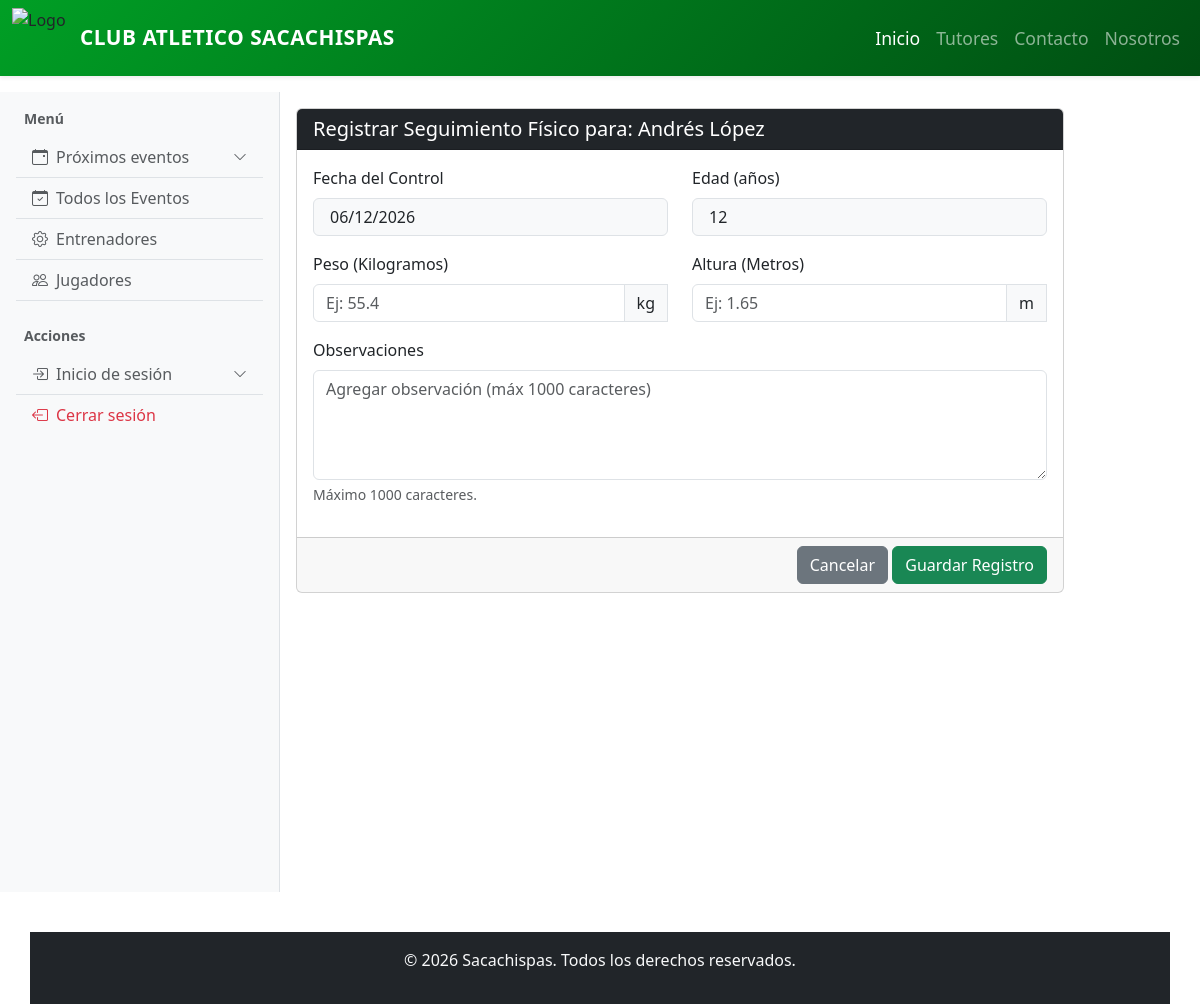
Page /backend/seguimiento/nuevo.php?id_jugador=1 on the committed database.
### tables this page shows
CREATE TABLE Jugadores (
    id_jugador          INT UNSIGNED   NOT NULL AUTO_INCREMENT,
    apellido            VARCHAR(100)   NOT NULL,
    nombre              VARCHAR(100)   NOT NULL,
    CI                  VARCHAR(20)    NOT NULL UNIQUE,
    fecha_nac           DATE           NOT NULL,
    nro_contacto        VARCHAR(20)    NOT NULL,
    genero              INT UNSIGNED   NOT NULL,
    activo              TINYINT(1)     NOT NULL DEFAULT 1,
    direccion           VARCHAR(200)   NOT NULL,
    lugar_nac           VARCHAR(100)   NOT NULL,
    foto                LONGBLOB       NULL,
    tipo_sangre         VARCHAR(5)     NULL     COMMENT 'Ej: A+, O-, AB+',
    alergias            VARCHAR(255)   NULL,
    enfermedades_base   VARCHAR(255)   NULL,
    PRIMARY KEY (id_jugador)
);

### backend/seguimiento/nuevo.php (called while the page is built, shortened)
<?php
include __DIR__ . "/../../db/lib/conex.php";
include __DIR__ . "/../../db/lib/jugadores.php";
$con         = Conex();
$jugadorObj  = new jugadores($con);
$id_jugador = intval($_GET['id_jugador']);
$res_jugador = $jugadorObj->getById($id_jugador);
$datos_jugador = $res_jugador->fetch_assoc();
$fecha_nac = new DateTime($datos_jugador['fecha_nac']);
$hoy = new DateTime();
$edad_actual = $hoy->diff($fecha_nac)->y;
$target      = "guardar.php";
$titulo_form = "Registrar Seguimiento Físico para: " . $datos_jugador['nombre'] . " " . $datos_jugador['apellido'];
$fila = [
    "id_seguimiento" => "",
    "id_jugador"     => $id_jugador,
    "fecha"          => date('Y-m-d'),
    "edad"           => $edad_actual,
    "peso"           => "",
    "altura"         => "",
    "observacion"   => "",
];
include_once '../../template/parciales/templateStart.php';
include "_form.php";
include_once '../../template/parciales/templateEnd.php';
?>

### db/lib/jugadores.php (called while the page is built, shortened)
<?php
class jugadores {
    private $db;
    public function __construct($conn) {
        $this->db = $conn;
    }
    public function getByID($dato) {
        $id  = (int)$dato;
        $sql = "SELECT * FROM `Jugadores` WHERE `id_jugador` = $id";
        return $this->db->query($sql);
    }
}
?>

### backend/seguimiento/_form.php (the view, shortened to what this page needs)
<form action="<?php echo $target; ?>" method="POST" class="needs-validation" novalidate>
    <div class="card">
        <div class="card-header bg-dark text-white">
            <h5 class="mb-0"><?php echo $titulo_form ?? 'Registrar Seguimiento Físico';  ?></h5>
        </div>
        <div class="card-body">
            <div class="row">
                <div class="col-md-6 mb-3">
                    <label for="fecha" class="form-label">Fecha del Control</label>
                    <input type="date" class="form-control-plaintext bg-light px-3 border rounded" id="fecha" name="fecha"
                        value="<?php echo isset($fila['fecha']) ? $fila['fecha'] : date('Y-m-d'); ?>" readonly>
                </div>
                <div class="col-md-6 mb-3">
                    <label for="edad" class="form-label">Edad (años)</label>
                    <input type="number" class="form-control-plaintext bg-light px-3 border rounded" id="edad" name="edad"
                           value="<?php echo isset($fila['edad']) ? $fila['edad'] : ''; ?>" readonly>
                </div>
            </div>
            <div class="row">
                <div class="col-md-6 mb-3">
                    <label for="peso" class="form-label">Peso (Kilogramos)</label>
                    <div class="input-group">
                        <input type="number" step="0.1" class="form-control" id="peso" name="peso" min="1" max="250"
                               placeholder="Ej: 55.4" value="<?php echo isset($fila['peso']) ? $fila['peso'] : ''; ?>" required>
                        <span class="input-group-text">kg</span>
                    </div>
                </div>
                <div class="col-md-6 mb-3">
                    <label for="altura" class="form-label">Altura (Metros)</label>
                    <div class="input-group">
                        <input type="number" step="0.01" class="form-control" id="altura" name="altura" min="0.5" max="2.5"
                               placeholder="Ej: 1.65" value="<?php echo isset($fila['altura']) ? $fila['altura'] : ''; ?>" required>
                        <span class="input-group-text">m</span>
                    </div>
                </div>
            </div>
            <div class="row">
                <div class="col-12 mb-3">
                    <label for="observaciones" class="form-label">Observaciones</label>
                    <textarea class="form-control" id="observacion" name="observacion" rows="4" maxlength="1000" placeholder="Agregar observación (máx 1000 caracteres)"></textarea>
                    <div class="form-text">Máximo 1000 caracteres.</div>
                </div>
            </div>
        </div>
        <div class="card-footer text-end">
            <a href="index.php?id_jugador=<?php echo isset($fila['id_jugador']) ? $fila['id_jugador'] : ''; ?>" class="btn btn-secondary">
                Cancelar
            </a>
            <button type="submit" class="btn btn-success">
                Guardar Registro
            </button>
        </div>
    </div>
</form>

### rows in the picture
jugadores: titulo_form "Registrar Seguimiento Físico para: Andrés López", fecha "06/12/2026", edad "12"
